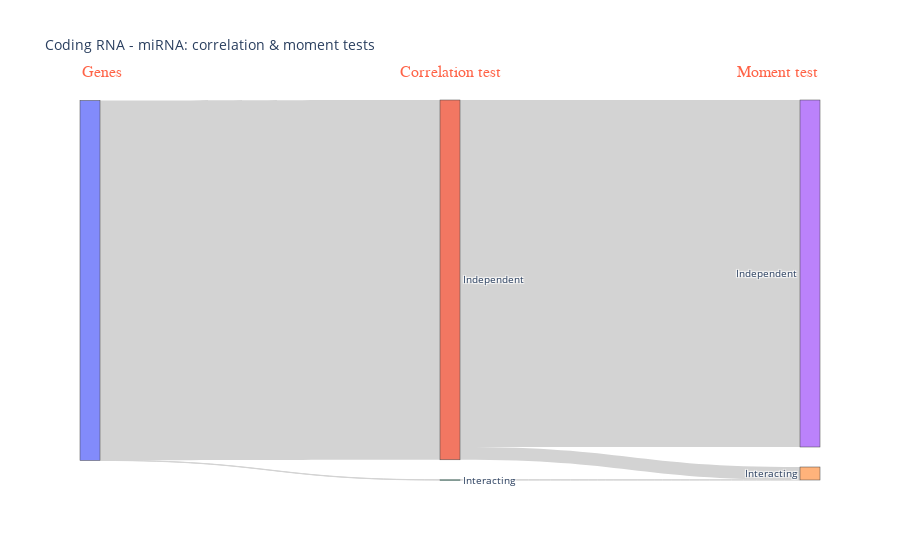

The notebook cell saved with this chart:
### Markdown cell above
### Sankey: correlation & moment tests

### Code cell
sankey_from_df(result_df(correlation_pcRNA_miRNA, moment_pcRNA_miRNA), "Coding RNA - miRNA: correlation & moment tests")

### Figure 1 — Plotly figure (JSON) as saved in the notebook; plotly's stock layout.template omitted (floating-point values rounded to 4 significant figures)
{"data": [{"link": {"color": "lightgrey", "source": [0, 0, 1, 1, 2, 2], "target": [1, 2, 3, 4, 3, 4], "value": [1799, 1, 1735, 64, 0, 1]}, "node": {"label": ["", "Independent", "Interacting", "Independent", "Interacting"]}, "type": "sankey"}], "layout": {"annotations": [{"align": "center", "font": {"color": "tomato", "family": "Courier New, monospace", "size": 16}, "showarrow": false, "text": "Genes", "x": 0, "xref": "paper", "y": 1.1, "yref": "paper"}, {"align": "center", "font": {"color": "tomato", "family": "Courier New, monospace", "size": 16}, "showarrow": false, "text": "Correlation test", "x": 0.5, "xref": "paper", "y": 1.1, "yref": "paper"}, {"align": "center", "font": {"color": "tomato", "family": "Courier New, monospace", "size": 16}, "showarrow": false, "text": "Moment test", "x": 1, "xref": "paper", "y": 1.1, "yref": "paper"}], "font": {"size": 10}, "plot_bgcolor": "rgba(0,0,0,0)", "title": {"text": "Coding RNA - miRNA: correlation & moment tests"}, "xaxis": {"showgrid": false, "visible": false, "zeroline": false}, "yaxis": {"showgrid": false, "visible": false, "zeroline": false}}}
